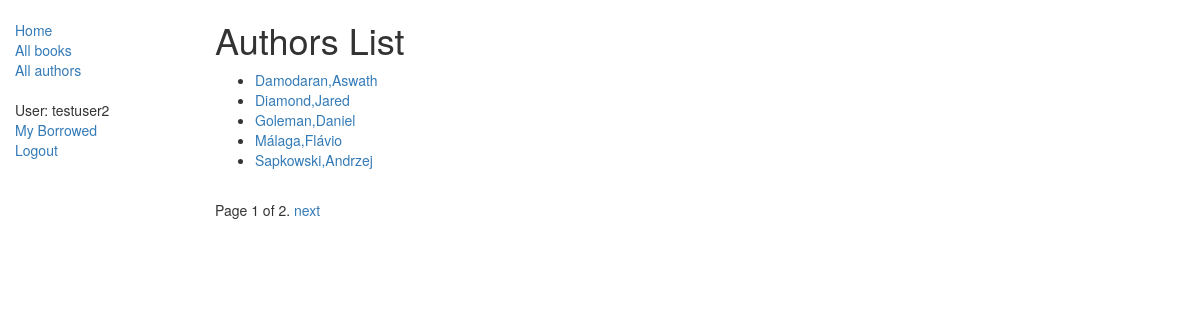
Screenshot of /catalog/authors/ (signed in) with the database file from the repository.
### catalog/models.py (models this page shows, shortened)
class Author(models.Model):
    first_name = models.CharField(max_length=100)
    last_name = models.CharField(max_length=100)
    date_of_birth = models.DateField(null=True, blank=True)
    date_of_death = models.DateField(null=True, blank=True)
    class Meta:
        ordering = ["last_name", "first_name"]
    def get_absolute_url(self):
        return reverse('author-detail', args=[str(self.id)])

### catalog/views.py (the view)
# urls.py: path('authors/', views.AuthorListView.as_view(), name='authors'),
class AuthorListView(LoginRequiredMixin, generic.ListView):
    model = Author
    paginate_by = 5

### catalog/templates/catalog/author_list.html
{% extends "base_generic.html" %}
{% block content %}
    <h1>Authors List</h1>
    {% if author_list %}
    <ul>
      {% for author in author_list %}
      <li>
        <a href="{{ author.get_absolute_url }}">{{ author.last_name }},{{author.first_name}}</a>
      </li>
      {% endfor %}
    </ul>
    {% else %}
      <p>There are no authors in the library.</p>
    {% endif %}
{% endblock %}

### catalog/templates/base_generic.html (shortened to what this page needs)
<!DOCTYPE html>
<html lang="en">
<head>
  <link rel="stylesheet" href="https://maxcdn.bootstrapcdn.com/bootstrap/3.3.7/css/bootstrap.min.css">
  {% load static %}
  <link rel="stylesheet" href="{% static 'css/styles.css' %}">
</head>
<body>
  <div class="container-fluid">
    <div class="row">
      <div class="col-sm-2">
      {% block sidebar %}
      <ul class="sidebar-nav">
          <li><a href="{% url 'index' %}">Home</a></li>
          <li><a href="{% url 'books' %}">All books</a></li>
          <li><a href="{% url 'authors'%}">All authors</a></li>
      </ul>
      <ul class="sidebar-nav">
          {% if user.is_authenticated %}
          <li>User: {{ user.get_username }}</li>
          <li><a href="{% url 'my-borrowed' %}">My Borrowed</a></li>
          <li><a href="{% url 'logout'%}?next={{request.path}}">Logout</a></li>
          {% else %}
          <li><a href="{% url 'login'%}?next={{request.path}}">Login</a></li>
          {% endif %}
      </ul>
     {% endblock %}
      </div>
      <div class="col-sm-10 ">
      {% block content %}{% endblock %}
          {% block pagination %}
  {% if is_paginated %}
      <div class="pagination">
          <span class="page-links">
              <span class="page-current">
                  Page {{ page_obj.number }} of {{ page_obj.paginator.num_pages }}.
              </span>
              {% if page_obj.has_next %}
                  <a href="{{ request.path }}?page={{ page_obj.next_page_number }}">next</a>
              {% endif %}
          </span>
      </div>
  {% endif %}
{% endblock %}
      </div>
    </div>
  </div>
</body>
</html>

### catalog/static/css/styles.css (style rules this page uses)
.sidebar-nav { margin-top: 20px; padding: 0; list-style: none; }

### rows the page displays
Author: last_name "Damodaran", first_name "Aswath"
Author: last_name "Diamond", first_name "Jared"
Author: last_name "Goleman", first_name "Daniel"
Author: last_name "Málaga", first_name "Flávio"
Author: last_name "Sapkowski", first_name "Andrzej"

### other values shown
{{ user.get_username }} "testuser2"
{{ page_obj.number }} "1"
{{ page_obj.paginator.num_pages }} "2"
